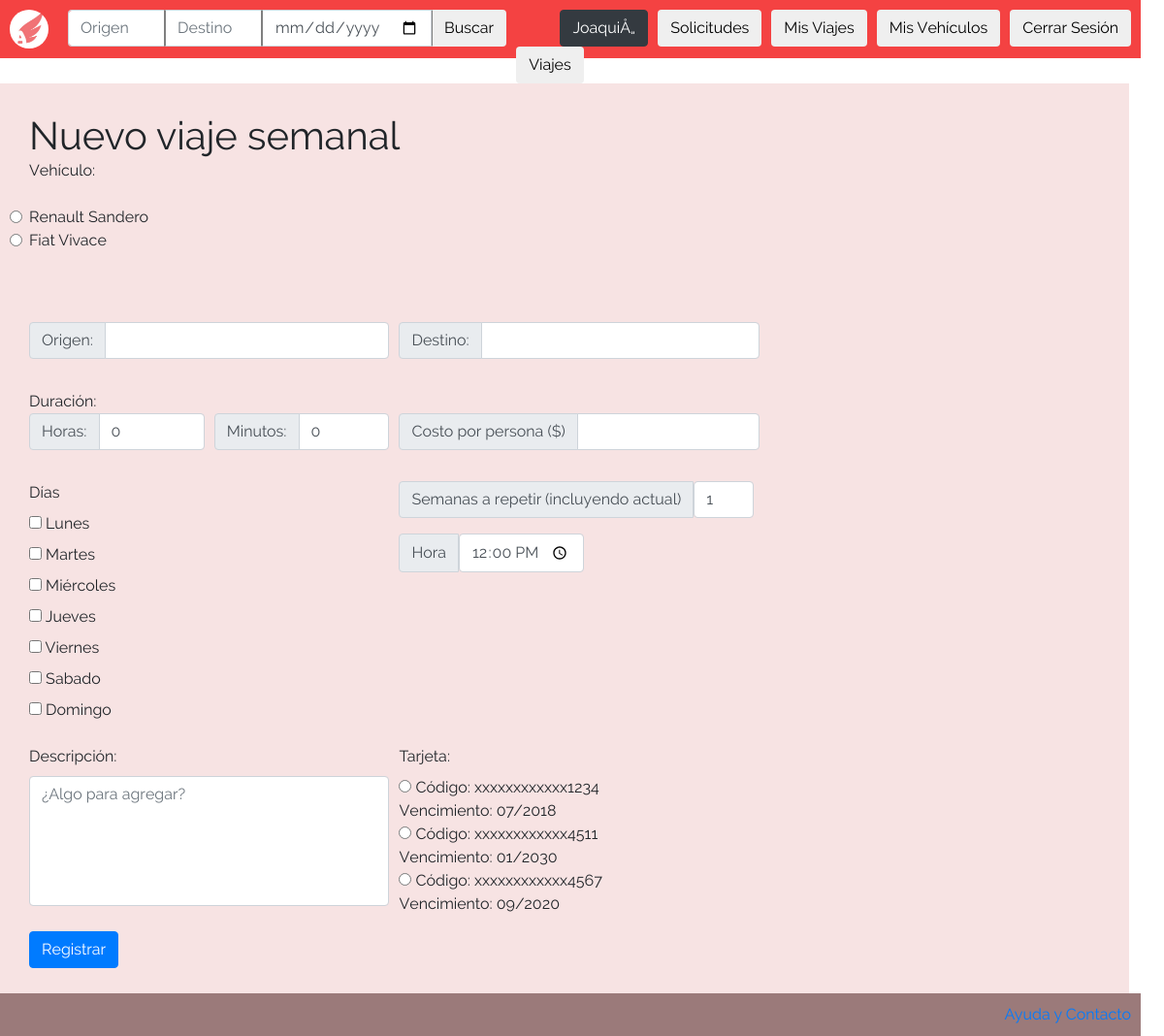
The page /vistas/registrar_viaje_semanal.php (signed in) on the database its author committed.
### tables this page shows
CREATE TABLE `vehiculo` (
  `patente` varchar(10) NOT NULL,
  `id_usuario` int(11) NOT NULL,
  `marca` text NOT NULL,
  `modelo` text NOT NULL,
  `asientos` int(11) NOT NULL
);

CREATE TABLE `tarjetas` (
  `id_usuario` int(11) NOT NULL,
  `numero` bigint(20) UNSIGNED NOT NULL,
  `codigo_seguridad` int(10) UNSIGNED NOT NULL,
  `vencimiento` date NOT NULL
);

### php/utils.php (called while the page is built, shortened)
<?php
  function formatCard($number){
    return "xxxxxxxxxxxx".substr($number, -4);
  }
?>

### vistas/registrar_viaje_semanal.php (the view, shortened to what this page needs)
<!DOCTYPE html>
<html>
  <head>
    <link href="/css/bootstrap.css" rel="stylesheet" type="text/css" >
    <link href="/css/index.css" rel="stylesheet" type="text/css">
  </head>
  <body>
    <?php
      include("../php/abrir_conexion.php");
      include("../php/utils.php");
      include("header.php");
    ?>
    <div id="body">
      <h1>Nuevo viaje semanal</h1>
      <form method="post" action="/php/alta_viaje_semanal.php" id="trip_reg" autocomplete="off">
          <label for="" class="form-check-label">Vehículo:</label><br><br>
      <?php
          $query = "SELECT * FROM vehiculo WHERE id_usuario='".$_SESSION["user_id"]."'";
          $result = $conn->query($query);
          if($result){
            while($vehicle = mysqli_fetch_assoc($result)){
              ?>
          <input class="form-check-input" type="radio" name="car_plate" value="<?= $vehicle["patente"] ?>" required="required"/>
          <?php echo($vehicle["marca"]." ".$vehicle["modelo"]) ?>
          <br>
              <?php
            }
          }
        ?><br><br><br>
        <div class="form-row">
          <div class="form-group col-md-4">
            <div class="input-group mb-3">
              <div class="input-group-prepend">
                <span class="input-group-text">Origen:</span>
              </div>
              <input type="text" class="form-control" name="origin" required="required">
            </div>
          </div>
          <div class="form-group col-md-4">
            <div class="input-group mb-3">
              <div class="input-group-prepend">
                <span class="input-group-text">Destino:</span>
              </div>
              <input type="text" class="form-control" name="destination" required="required">
            </div>
          </div>
        </div>
        Duración:
        <div class="form-row">
          <div class="form-group col-md-2">
            <div class="input-group mb-3">
              <div class="input-group-prepend">
                <span class="input-group-text">Horas:</span>
              </div>
              <input type="number" min="0" value="0" class="form-control" name="duration_hours" required="required">
            </div>
          </div>
          <div class="form-group col-md-2">
            <div class="input-group mb-3">
              <div class="input-group-prepend">
                <span class="input-group-text">Minutos:</span>
              </div>
              <input type="number" min="0" max="59" value="0" class="form-control" name="duration_minutes" required="required">
            </div>
          </div>
          <div class="form-group col-md-4">
            <div class="input-group mb-3">
              <div class="input-group-prepend">
                <span class="input-group-text">Costo por persona ($)</span>
              </div>
              <input id="price" type="text" class="form-control" aria-label="Amount (to the nearest dollar)" name="price" required="required">
            </div>
          </div>
        </div>
        <div class="form-row">
          <div class="form-group col-md-4">
            <label for="destination">Días</label> <br>
            <label><input class="day" type="checkbox" name="monday" id="day1"/>  Lunes</label><br>
            <label><input class="day" type="checkbox" name="tuesday" id="day2"/>  Martes</label><br>
            <label><input class="day" type="checkbox" name="wednesday" id="day3"/>  Miércoles</label><br>
            <label><input class="day" type="checkbox" name="thursday" id="day4"/>  Jueves</label><br>
            <label><input class="day" type="checkbox" name="friday" id="day5"/>  Viernes</label><br>
            <label><input class="day" type="checkbox" name="saturday" id="day6"/>  Sabado</label><br>
            <label><input class="day" type="checkbox" name="sunday" id="day7"/>  Domingo</label>
          </div>
          <div class="form-group col-md-4">
            <div class="input-group mb-3">
              <div class="input-group-prepend">
                <span class="input-group-text">Semanas a repetir (incluyendo actual)</span>
                <input class="form-control" type="number" max="4" min="1" name="weeks" id="weeks" value="1"/>
              </div>
            </div>
            <div class="input-group mb-3">
              <div class="input-group-prepend">
                <span class="input-group-text">Hora</span>
                <input class="form-control" type="time" name="time" required="required" value="12:00"/>
              </div>
            </div>
          </div>
        </div>
        <div class="form-row">
          <div class="form-group col-md-4">
            <label for="description" >Descripción:</label><br>
            <textarea class="form-control" name="description" rows="5" cols="30" wrap="hard" style="resize: none" placeholder="¿Algo para agregar?" ></textarea>
          </div>
          <div class="form-group col-md-4">
            <label for="credit_card">Tarjeta:</label>
            <?php
              $query = "SELECT * FROM tarjetas WHERE id_usuario='".$_SESSION["user_id"]."'";
              $result = mysqli_query($conn, $query);
              if($result){
                while($card = mysqli_fetch_assoc($result)){
            ?>
            <div class="option">
              <input type="radio" name="card" value="<?= $card["numero"] ?>" required="required"/>
              Código: <?= formatCard($card["numero"]) ?> <br> Vencimiento: <?= (new DateTime($card["vencimiento"]))->format("m/Y") ?>
            </div>
            <?php
                }
              }
            ?>
          </div>
        </div>
        <input type="submit" class="btn btn-primary" value="Registrar" id="submit"/>
      </form>
    </div>
    <?php
      include("footer.php");
    ?>
  </body>
</html>

### css/index.css (style rules this page uses)
html, body { height: 100%; width: 99%; margin: 0px; padding: 0px; font-family: "Raleway"; }
h1, h2 { margin: 0px }
#body { padding-top: 30px; padding-bottom: 20px; padding-left: 30px; background-color: rgb(247, 227, 227); width: 99%; min-height: 80%; overflow: auto; margin: 0px; padding-bottom: 70px; }

### rows shown on the page
vehiculo: marca "Renault", modelo "Sandero"
vehiculo: marca "Fiat", modelo "Vivace"
tarjetas: numero "xxxxxxxxxxxx1234", vencimiento "07/2018"
tarjetas: numero "xxxxxxxxxxxx4511", vencimiento "01/2030"
tarjetas: numero "xxxxxxxxxxxx4567", vencimiento "09/2020"

### other values the page prints
$_SESSION["user_name"] "JoaquiÅ„"
